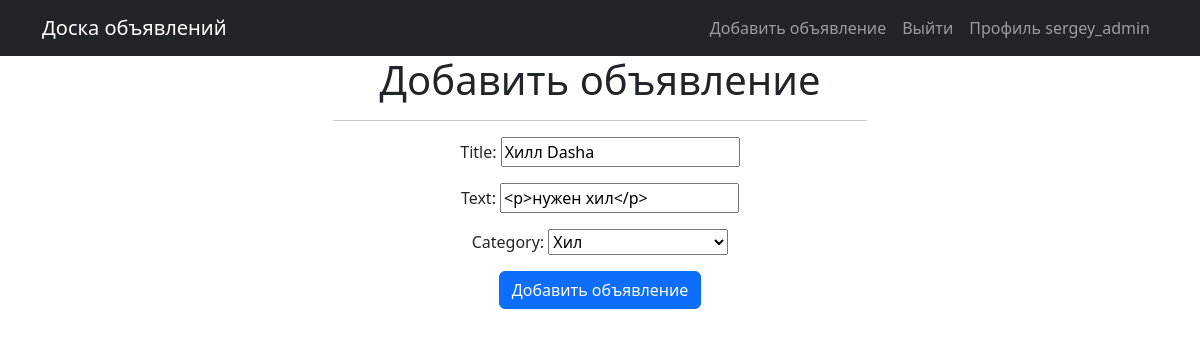
The app's page /posts/post/create/5 (signed in) with its own data.
### message_board/models.py (models this page shows, shortened)
class User(AbstractUser):
    code = models.CharField(max_length=15, blank=True, null=True)

class Post(models.Model):
    post_author = models.ForeignKey(User, on_delete=models.CASCADE)
    title = models.CharField(max_length=255)
    text = RichTextUploadingField()
    date = models.DateTimeField(auto_now_add=True)
    category = models.ForeignKey(Category, on_delete=models.CASCADE)

### message_board/views.py (the view)
# urls.py: path('post/create/<int:pk>', PostUpdate.as_view(), name='post_update'),
class PostUpdate(UpdateView):
    form_class = PostForm
    template_name = 'post_create.html'
    def get_object(self, **kwargs):
        id = self.kwargs.get('pk')
        return Post.objects.get(pk=id)

### message_board/forms.py
class PostForm(ModelForm):
    class Meta:
        model = Post
        fields = [
            'title',
            'text',
            'category',
        ]
        widgets = {
            'text': CKEditorUploadingWidget(), #поле для загрузки файлов при помощи ckeditor
        }

### message_board/models.py (called while the page is built)
    def __str__(self):
        return self.name.title()

### templates/post_create.html (shortened to what this page needs)
{% extends 'flatpages/default.html' %}
{% block content %}
<div class="container">
    <div class="row justify-content-center">
        <div class="col-md-6 text-center">
            <h1>Добавить объявление</h1>
            <hr>
            <form action="" method="post">
                {{ form.as_p }}
                <input type="submit" class="btn btn-primary" value="Добавить объявление" />
            </form>
        </div>
    </div>
</div>
 {% endblock content %}

### templates/flatpages/default.html (shortened to what this page needs)
<!DOCTYPE html>
<html lang="en">
    <head>
        {% load static %}
        <link href="{% static 'css/styles.css' %}" rel="stylesheet" />
    </head>
    <body>
        <nav class="navbar navbar-expand-lg navbar-dark bg-dark">
            <div class="container">
                <a class="navbar-brand" href="{% url 'posts_list' %}">Доска объявлений</a>
                <div class="collapse navbar-collapse" id="navbarSupportedContent">
                    <ul class="navbar-nav ms-auto mb-2 mb-lg-0">
                        {% if user.is_authenticated %}
                            <li class="nav-item"><a class="nav-link" href="{% url 'post_create' %}">Добавить объявление</a></li>
                            <li class="nav-item"><a class="nav-link" href="{% url 'logout' %}">Выйти</a></li>
                            <a class="nav-link" id="navbarDropdown" href="{% url 'profile' %}" role="button" data-bs-toggle="dropdown" aria-expanded="false">Профиль {{ request.user.username }}</a>
                        {% else %}
                            <li class="nav-item"><a class="nav-link" href="{% url 'profile' %}">Войти</a></li>
                        {% endif %}
                    </ul>
                </div>
            </div>
        </nav>
        <div class="container">
            <div class="row">
                <div class="col-lg-12 ">
                    {% block content %}{% endblock content %}
                </div>
            </div>
        </div>
    </body>
</html>

### records on screen
User: user.username "sergey_admin"
Post: title "Хилл Dasha", text "<p>нужен хил</p>", category "Хил"
